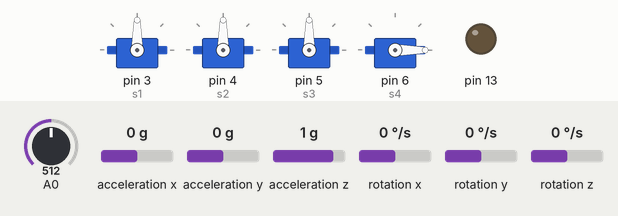
Recording of a sketch running on a simulated Arduino Uno, built with avr-gcc and run on an emulated ATmega328P. On the bench: 4 × servo, output pins drawn as LEDs (lit = HIGH). Wiring (inferred from the names in the program): MPU-6050 motion sensor at I2C address 0x68. The inputs (shaded band) are chosen by the test bench; at power-on: acceleration x 0 g, rotation z 0 °/s, acceleration y 0 g, A0 = 512, acceleration z 1 g, rotation x 0 °/s, rotation y 0 °/s.

Above: at 8.4 s.
8.5 s: acceleration x set to -1.4 g
At 9.2 s:
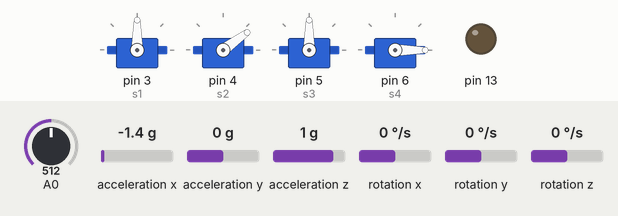
10.4 s: rotation z set to -192 °/s
At 12.0 s:
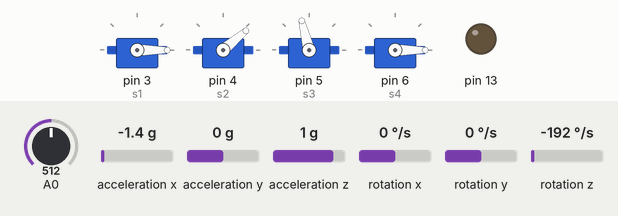
12.3 s: acceleration y set to -0.8 g
At 13.3 s:
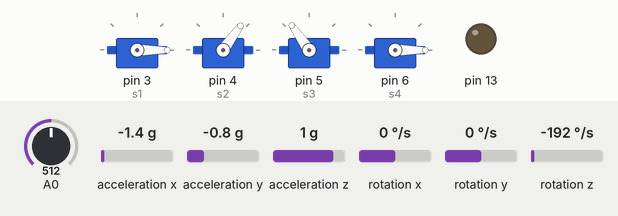
14.2 s: A0 set to 588
16.4 s: A0 set to 617
At 18.0 s:
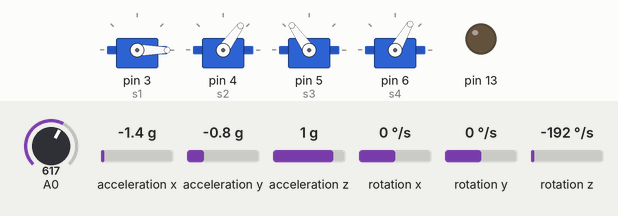
19.4 s: acceleration x set to 0.8 g
At 21.2 s:
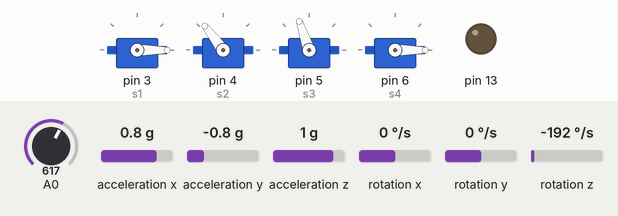
Timing chart, 0 to 23.4 s (numbered marks = the images above; inputs shaded):
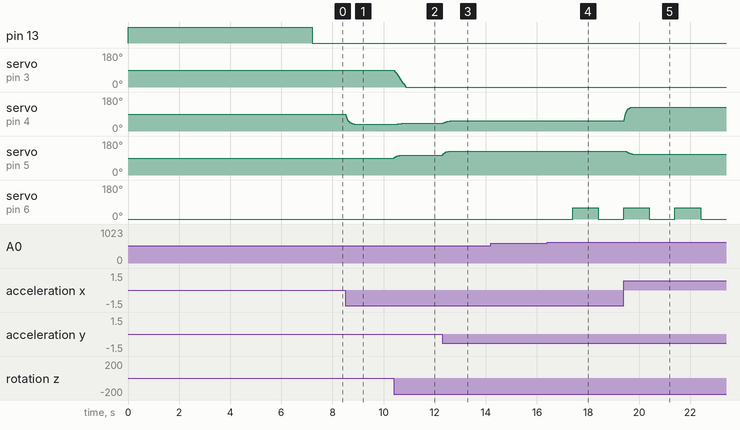

The sketch:

main.ino
```cpp
#include<Wire.h>
#include<Servo.h>

#define gyro_address 0x68

long gyro_x, gyro_y, gyro_z;
float acc_x, acc_y, acc_z, acc_total_vector, temp;
int gyro_x_cal, gyro_y_cal, gyro_z_cal;
float angle_pitch, angle_roll, angle_yaw;
float angle_roll_acc, angle_pitch_acc;

float pi = acos(-1);
float to_deg = 1.0 / (250*65.5);
float to_deg_to_rad = to_deg * pi / 180;
float rad_to_deg = 1.0*180 / pi;
long loop_timer;
int start;
long last_time;
int last_val;

int last_yaw, last_roll, last_pitch;

Servo s1, s2, s3, s4;

void setup() {

  //Serial.begin(115200);

  s1.attach(3, 1000, 2000);
  s2.attach(4, 1000, 2000);
  s3.attach(5, 1000, 2000);
  s4.attach(6, 1000, 2000);
  s1.write(90);
  s2.write(90);
  s3.write(90);
  s4.write(0);

  last_yaw = 90;
  last_roll = 90;
  last_pitch = 90;


  Wire.begin();
  TWBR = 12;

  pinMode(13, OUTPUT);
  pinMode(A0, INPUT);

  digitalWrite(13, HIGH);
  setup_mpu();
  delay(2000);                                      // wait 5 seconds
  calibrate_gyro();
  last_time = 0;
  last_val = 0;
  digitalWrite(13, LOW);
  loop_timer = micros();
}

void loop() {
  // put your main code here, to run repeatedly:

  calculate_angle();

  int pitch = angle_pitch;
  int roll = angle_roll;
  int yaw = angle_yaw;

  constrain(pitch, -90, 90);
  constrain(roll, -90, 90);
  constrain(yaw, -90, 90);

  pitch += 90;
  roll += 90;
  yaw += 90;

  /*
  Serial.print(yaw);
  Serial.print(" ");
  Serial.print(roll);
  Serial.print(" ");
  Serial.print(pitch);
  Serial.print(" ");
  */

  roll = 180 - roll;
  pitch = 180 - pitch;

  last_yaw = 0.5 * last_yaw + 0.5 * yaw;
  last_pitch = 0.5 * last_pitch + 0.5 * pitch;
  last_roll = 0.5 * last_roll + 0.5 * roll;

  s1.write(last_yaw);
  s2.write(last_roll);
  s3.write(last_pitch);

  if (analogRead(A0) < 600) last_time = micros();
  else if (micros() - last_time > 1000000) {
      last_time = micros();
      last_val = !last_val;
  }

  s4.write(last_val*60);


  //Serial.println(last_val*40);

  while(loop_timer + 4000 > micros());                                      //Start the pulse after 4000 micro seconds i.e. 250hz loop.
  loop_timer = micros();

}

void calculate_angle() {

  read_mpu();
  apply_calibration();

  angle_pitch += gyro_x * to_deg;
  angle_roll += gyro_y * to_deg;
  angle_yaw += gyro_z * to_deg;

  float tmp_pitch = angle_pitch;
  angle_pitch += angle_roll * sin(gyro_z * to_deg_to_rad);
  angle_roll -= tmp_pitch * sin(gyro_z * to_deg_to_rad);

  acc_total_vector = sqrt((acc_x*acc_x)+(acc_y*acc_y)+(acc_z*acc_z));

  if(abs(acc_y) < acc_total_vector){
    angle_pitch_acc = asin((float)acc_y/acc_total_vector)* rad_to_deg;
  }
  if(abs(acc_x) < acc_total_vector){
    angle_roll_acc = asin((float)acc_x/acc_total_vector)* -rad_to_deg;
  }

  if(start){
    angle_pitch = angle_pitch * 0.96 + angle_pitch_acc * 0.04;
    angle_roll = angle_roll * 0.96 + angle_roll_acc * 0.04;
  }
  else{
    angle_pitch = angle_pitch_acc;
    angle_roll = angle_roll_acc;
    start = true;
  }

}

void calibrate_gyro() {
  long gyro_x_cal_tmp = 0, gyro_y_cal_tmp = 0, gyro_z_cal_tmp = 0;
  for (int i = 0; i < 2000; i++){
    read_mpu();
    gyro_x_cal_tmp += gyro_x;
    gyro_y_cal_tmp += gyro_y;
    gyro_z_cal_tmp += gyro_z;
    delay(2);
  }
  gyro_x_cal_tmp /= 2000;
  gyro_y_cal_tmp /= 2000;
  gyro_z_cal_tmp /= 2000;
  gyro_x_cal = gyro_x_cal_tmp;
  gyro_y_cal = gyro_y_cal_tmp;
  gyro_z_cal = gyro_z_cal_tmp;
}

void apply_calibration() {
  gyro_x -= gyro_x_cal;
  gyro_y -= gyro_y_cal;
  gyro_z -= gyro_z_cal;
}


void read_mpu(){
  Wire.beginTransmission(0x68);
  Wire.write(0x3B);
  Wire.endTransmission();
  Wire.requestFrom(0x68,14);
  while(Wire.available() < 14);
  acc_x = Wire.read()<<8|Wire.read();
  acc_y = Wire.read()<<8|Wire.read();
  acc_z = Wire.read()<<8|Wire.read();
  temp = Wire.read()<<8|Wire.read();
  gyro_x = Wire.read()<<8|Wire.read();
  gyro_y = Wire.read()<<8|Wire.read();
  gyro_z = Wire.read()<<8|Wire.read();
}

void setup_mpu(){
  //Activate the MPU-6050
  Wire.beginTransmission(0x68);
  Wire.write(0x6B);
  Wire.write(0x00);
  Wire.endTransmission();
  //Configure the accelerometer (+/-8g)
  Wire.beginTransmission(0x68);
  Wire.write(0x1C);
  Wire.write(0x10);
  Wire.endTransmission();
  //Configure the gyro (500dps full scale)
  Wire.beginTransmission(0x68);
  Wire.write(0x1B);
  Wire.write(0x08);
  Wire.endTransmission();
  //DLPF to 42 hz
  Wire.beginTransmission(gyro_address);
  Wire.write(0x1A);
  Wire.write(0x00);
  Wire.endTransmission();
}
```

Measured:
- the behaviour switches between 599 and 600 on A0 (found by bisection; images 3 and 4)
- after the input at 8.5 s, servo on pin 4 (s2): moves from 90° to 36° over 0.46 s, starting at once
- after the input at 10.4 s, servo on pin 3 (s1): moves from 90° to 0° over 0.46 s, starting at once; servo on pin 4 (s2): 36° → 38° after 0.11 s, → 39° 0.10 s later, → 40° 0.10 s later; servo on pin 5 (s3): moves from 90° to 104° over 0.21 s, starting at once
- after the input at 12.3 s, servo on pin 4 (s2): moves from 40° to 54° over 0.44 s, starting at once; servo on pin 5 (s3): moves from 104° to 125° over 0.23 s, starting at once
- after the input at 14.2 s, every drawn part: stays the same
- after the input at 16.4 s, servo on pin 6 (s4): 0° → 60° after 1.0 s, → 0° 1.0 s later
- after the input at 19.4 s, servo on pin 4 (s2): moves from 54° to 127° over 0.34 s, starting at once
